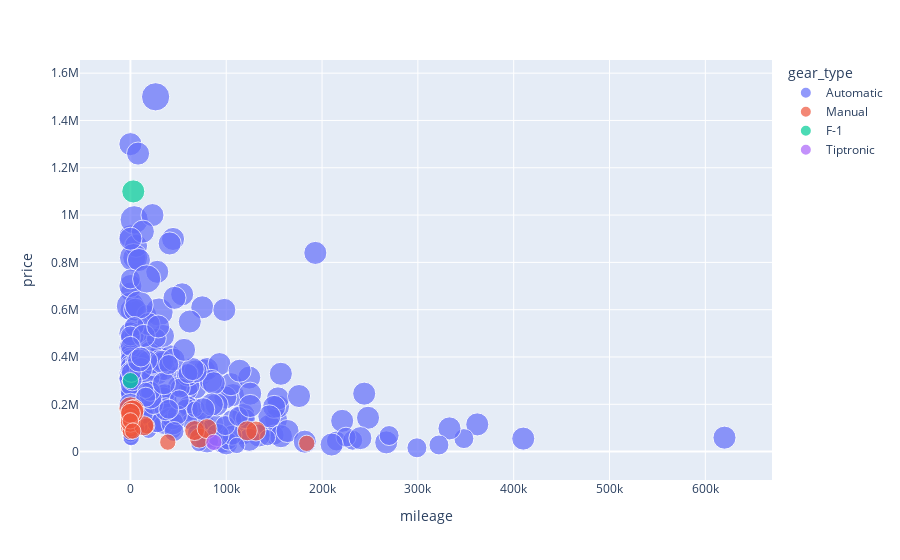

Write notebook code for a chart like this one.
### Code cell
import plotly.express as px 

fig = px.scatter(car_sale_df, x="mileage", y="price", color="gear_type", size="cynlinder", hover_data=['car type', 'year']) 
fig.show()

### Figure 1 — Plotly figure (JSON) as saved in the notebook; plotly's stock layout.template omitted (floating-point values rounded to 4 significant figures; data arrays with more than 128 entries replaced by an {"elided": "..."} marker saying what was removed)
{"data": [{"customdata": {"elided": "308x2 mixed values"}, "hovertemplate": "gear_type=Automatic<br>mileage=%{x}<br>price=%{y}<br>cynlinder=%{marker.size}<br>car type=%{customdata[0]}<br>year=%{customdata[1]}<extra></extra>", "legendgroup": "Automatic", "marker": {"color": "#636efa", "size": {"elided": "308 int values"}, "sizemode": "area", "sizeref": 0.03, "symbol": "circle"}, "mode": "markers", "name": "Automatic", "orientation": "v", "showlegend": true, "type": "scatter", "x": {"elided": "308 int values"}, "xaxis": "x", "y": {"elided": "308 int values"}, "yaxis": "y"}, {"customdata": [["Toyota  Hiace", 2008], ["Toyota  Land Cruiser  LX", 2020], ["Toyota  Land Cruiser  Hard Top", 2021], ["Toyota  Land Cruiser  Hard Top", 2021], ["Toyota  Land Cruiser  LX", 2022], ["Toyota  Land Cruiser  LX", 2023], ["Toyota  Land Cruiser  LX", 2023], ["Toyota  Land Cruiser  LX", 2023], ["Toyota  Land Cruiser  LX", 2023], ["Nissan  Patrol  Super Safari", 2021], ["Toyota  Land Cruiser  LX", 2019], ["Toyota  Land Cruiser  LX", 2022], ["Toyota  Land Cruiser  G", 2006], ["Suzuki  Jimny", 2021], ["Toyota  Hilux", 2022], ["Toyota  Hilux", 2023], ["Toyota  Hiace", 2023], ["Toyota  Land Cruiser  LX", 2022], ["Toyota  Land Cruiser  LX", 2022], ["Toyota  Land Cruiser  LX", 2021], ["Nissan  Patrol  GL-V", 2022], ["Suzuki  Jimny", 2016], ["Isuzu  D-Max", 2022], ["Toyota  Land Cruiser  G", 2000], ["Toyota  Hilux  SR5", 2022]], "hovertemplate": "gear_type=Manual<br>mileage=%{x}<br>price=%{y}<br>cynlinder=%{marker.size}<br>car type=%{customdata[0]}<br>year=%{customdata[1]}<extra></extra>", "legendgroup": "Manual", "marker": {"color": "#EF553B", "size": [4, 6, 6, 6, 6, 6, 6, 6, 8, 6, 6, 6, 6, 4, 4, 4, 6, 6, 8, 6, 6, 4, 4, 6, 4], "sizemode": "area", "sizeref": 0.03, "symbol": "circle"}, "mode": "markers", "name": "Manual", "orientation": "v", "showlegend": true, "type": "scatter", "x": [184000, 131000, 0, 0, 0, 0, 0, 0, 0, 4000, 122000, 0, 72000, 17000, 0, 0, 0, 14000, 2000, 67000, 0, 39000, 0, 80000, 2500], "xaxis": "x", "y": [35000, 87000, 112000, 105000, 125000, 127000, 145000, 145000, 183000, 179000, 88000, 139000, 57000, 109000, 109000, 85000, 124000, 109000, 169000, 89000, 162000, 40000, 130000, 97000, 87000], "yaxis": "y"}, {"customdata": [["Ferrari  Portofino", 2022], ["Dallara  F3  F307-008", 2007]], "hovertemplate": "gear_type=F-1<br>mileage=%{x}<br>price=%{y}<br>cynlinder=%{marker.size}<br>car type=%{customdata[0]}<br>year=%{customdata[1]}<extra></extra>", "legendgroup": "F-1", "marker": {"color": "#00cc96", "size": [8, 4], "sizemode": "area", "sizeref": 0.03, "symbol": "circle"}, "mode": "markers", "name": "F-1", "orientation": "v", "showlegend": true, "type": "scatter", "x": [3000, 0], "xaxis": "x", "y": [1100000, 299999], "yaxis": "y"}, {"customdata": [["Volkswagen  Jetta  SE", 2015]], "hovertemplate": "gear_type=Tiptronic<br>mileage=%{x}<br>price=%{y}<br>cynlinder=%{marker.size}<br>car type=%{customdata[0]}<br>year=%{customdata[1]}<extra></extra>", "legendgroup": "Tiptronic", "marker": {"color": "#ab63fa", "size": [4], "sizemode": "area", "sizeref": 0.03, "symbol": "circle"}, "mode": "markers", "name": "Tiptronic", "orientation": "v", "showlegend": true, "type": "scatter", "x": [87100], "xaxis": "x", "y": [39000], "yaxis": "y"}], "layout": {"legend": {"itemsizing": "constant", "title": {"text": "gear_type"}, "tracegroupgap": 0}, "margin": {"t": 60}, "xaxis": {"anchor": "y", "domain": [0, 1], "title": {"text": "mileage"}}, "yaxis": {"anchor": "x", "domain": [0, 1], "title": {"text": "price"}}}}
